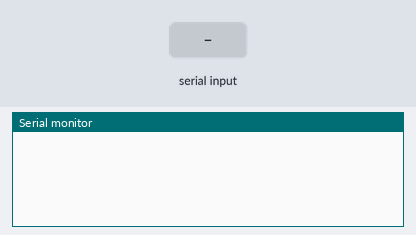
The sketch below on a simulated Arduino Uno, built with avr-gcc and run on an emulated ATmega328P. On the bench: the last lines printed to the serial monitor. The inputs (shaded band) are chosen by the test bench.

Above: at 1.2 s.
1.3 s: "1" received over Serial
At 2.5 s:
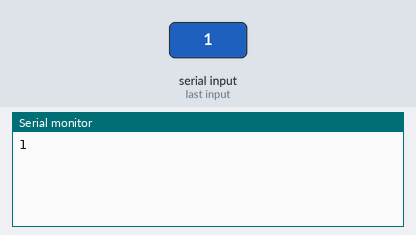
2.8 s: "1" received over the second serial link
At 3.2 s:
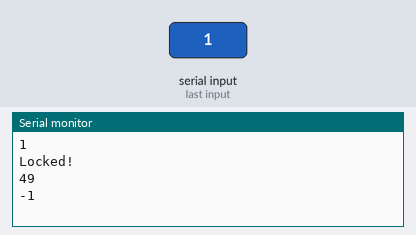
4.3 s: "0" received over the second serial link
At 5.5 s:
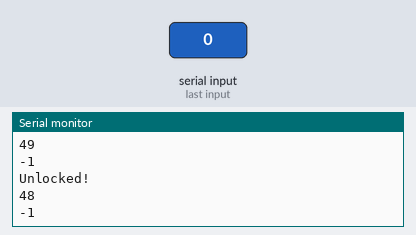
5.8 s: "0" received over Serial
At 6.2 s:
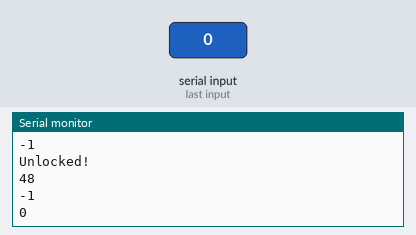
Timing chart, 0 to 8.3 s (numbered marks = the images above; inputs shaded):
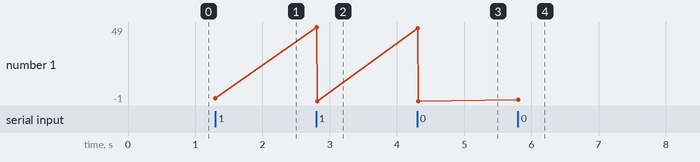

Measured:
- after the input at 1.3 s, the serial monitor: prints a new line at once (image 1)
- after the input at 2.8 s, the serial monitor: prints a new line at once (image 2)
- after the input at 4.3 s, the serial monitor: prints a new line at once (image 3)
- after the input at 5.8 s, the serial monitor: prints a new line at once (image 4)
- plotted number 1: 1 → -1 after the input at 2.8 s, -1 → 0 after the input at 5.8 s

The sketch:

bike_lock.ino
```cpp
#include<SoftwareSerial.h>

int speedL, speedR;
char fg;
SoftwareSerial mySerial(10,11);//RX, TX


void setup() {
  // put your setup code here, to run once:
  Serial.begin(9600);
  Serial.flush();
  mySerial.begin(38400);
  mySerial.flush();

  speedL = 420;          // for testing
  speedR = 69;
  fg='d';
}

void loop()
{
  if(Serial.available()){
    //mySerial.print(Serial.read());
    auto a = Serial.read();
    if(a != 13 && a!= 10){
      mySerial.print((char)a);
      Serial.println((char)a);
    }
  }

  if(mySerial.available()){
    char lock = mySerial.read();
    char sound = mySerial.read();
    if(lock == '1'){
      Serial.println("Locked!");
    } else{
      Serial.println("Unlocked!");
    }
    Serial.println((int)lock);
    if(sound == '1'){
      Serial.println("Sounding!");

    }
    Serial.println((int)sound);
  }
  //delay(100);
 /*mySerial.print(fg);            //send the two speeds
 mySerial.print(",");
 mySerial.print(speedR);
 mySerial.print('\n');

 Serial.print(fg);            //just for debugging
 Serial.print(",");
 Serial.print(speedR);
 Serial.print('\n');

 delay(100);*/

}
```
